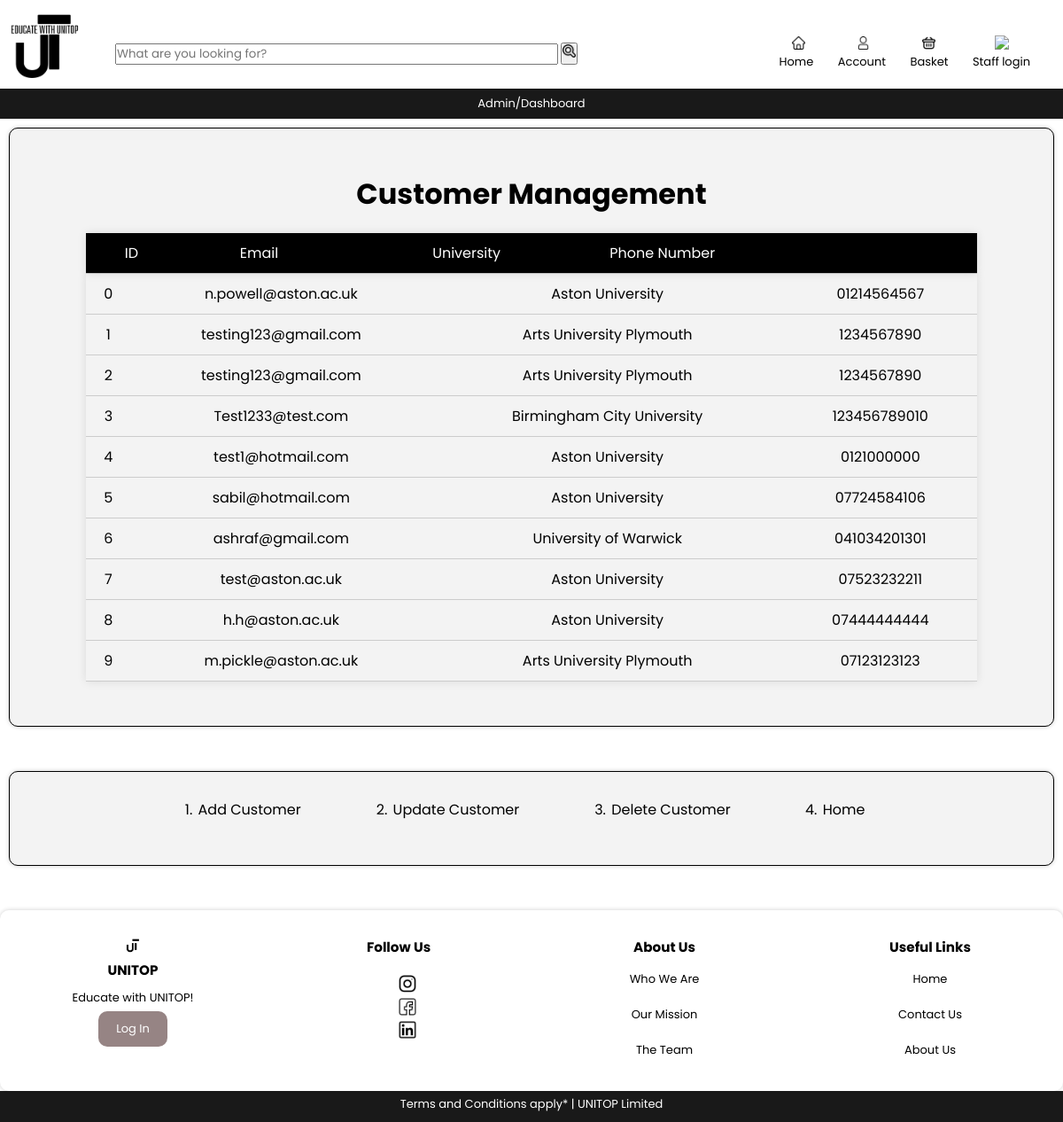
Screenshot of /admin_change_customers.php with the database file from the repository.
### tables this page shows
CREATE TABLE `customers` (
  `id` int(11) NOT NULL,
  `Email` varchar(255) NOT NULL,
  `university` varchar(255) NOT NULL,
  `password` varchar(255) NOT NULL,
  `phoneNumber` varchar(15) NOT NULL
);

### admin_change_customers.php (the view, shortened to what this page needs)
<?php
    require_once('php/connectdb.php');
?>
<!DOCTYPE html>
<html lang="en">
<head>
    <link rel="stylesheet" href="css/home-page.css"/>
</head>
<body>
    <header>
        <div class="navbar">
            <img src="assests/Navbar/UT-new-logo.png" width="100px" alt="UNITOP logo">
            <?php include('php/search.php'); ?>
            <div class="links">
                <nav>
                    <div class="img-links">
                        <a href="index.php"><img src="assests/Navbar/home_4991416.png" class="home-icon"></a>
                        <a href="accounts.php"><img src="assests/Navbar/avatar_9892372.png" class="account-icon"></a>
                        <a href="basket.php"><img src="assests/Navbar/checkout_4765148.png" class="basket-icon"></a>
                        <a href="admin_pin.php"><img src="assests/Navbar/staffpic.png" class="staff-icon"></a>
                    </div>
                    <div class="page-links">
                        <ul>
                            <li><a href="index.php">Home</a></li>
                            <li><a href="accounts.php">Account</a></li>
                            <li><a href="basket.php">Basket</a></li>
                            <li><a href="admin_pin.php">Staff login</a></li>
                        </ul>
                    </div>
                </nav>
            </div>
        </div>
    </header>
     <div class="admin-menu">
     <a href="admin_index.php">Admin/Dashboard</a>
    </div>
        <div class="container">
            <h1>Customer Management</h1>
                <table>
                    <thead>
                    <tr>
                        <th>ID</th>
                        <th>Email</th>
                        <th>University</th>
                        <th>Phone Number</th>
                    </tr>
                    </thead>
                    <tbody>
<?php
$query = "SELECT * FROM customers";
$result = $db->query($query);
if ($result) {
    echo "<table>";
    echo "<tbody>";
    while ($row = $result->fetch(PDO::FETCH_ASSOC)) {
        echo "<tr>";
        echo "<td>" . $row['id'] . "</td>";
        echo "<td>" . $row['Email'] . "</td>";
        echo "<td>" . $row['university'] . "</td>";
        echo "<td>" . $row['phoneNumber'] . "</td>";
        echo "</tr>";
    }
    echo "</tbody></table>";
}
?>
        </tbody>
    </table>
            </div>
<div class="container">
    <ol>
        <li><a href="admin_add_cust.php">Add Customer</a></li>
        <li><a href="admin_update_cust.php">Update Customer</a></li>
        <li><a href="admin_delete_cust.php">Delete Customer</a></li>
        <li><a href="admin_index.php">Home</a></li>
    </ol>
</div>
     <footer>
        <div class="footer">
            <div class="footer-box">
                <img src="assests/Navbar/logo-no-slogan.png">
                <h3>UNITOP</h3>
                <p>Educate with UNITOP!</p>
                <?php if (!isset($_SESSION['logged_in']) || $_SESSION['logged_in'] !== true): ?>
                <a href="login.php" class="button">Log In</a>
                <?php endif; ?>
            </div>
            <div class="footer-box">
                <h3>Follow Us</h3>
                <div class="socials">
                    <img src="assests/Footer/instagram.png">
                    <img src="assests/Footer/facebook.png">
                    <img src="assests/Footer/linkedin.png">
                </div>
            </div>
            <div class="footer-box">
                <h3>About Us</h3>
                <ul>
                    <li><a href="about-us.html">Who We Are</a></li>
                    <br>
                    <li><a href="about-us.html">Our Mission</a></li>
                    <br>
                    <li><a href="about-us.html">The Team</a></li>
                </ul>
            </div>
            <div class="footer-box">
                <h3>Useful Links</h3>
                <ul>
                    <li><a href="index.php">Home</a></li>
                    <br>
                    <li><a href="contact.php">Contact Us</a></li>
                    <br>
                    <li><a href="about-us.html">About Us</a></li>
                </ul>
            </div>
        </div>
        <div class="line">
            <p>Terms and Conditions apply* | UNITOP Limited</p>
        </div>
    </footer>
</body>
</html>

### php/search.php (shortened to what this page needs)
<div class="search">
<form action="products-page.php" method="POST">
    <input type="text" name="search" placeholder="What are you looking for?">
    <button type="submit" name="submit" id="search-img">
        <img src="assests/Navbar/search.png" class="search-icon">
    </button>
</form>
</div>

### css/home-page.css (style rules this page uses)
* { margin: 0; padding: 0; box-sizing: border-box; font-family: "Poppins", sans-serif; }
header .navbar { text-align: center; background-color: white; width: 100%; max-width: 100%; display: flex; justify-content: space-between; align-items: center; flex-wrap: wrap; font-size: small; }
.navbar { width: auto; display: flex; align-items: center; font-size: small; }
.search { margin-top: 20px; padding: 10px; display: flex; justify-content: center; align-items: center; }
input { width: 500px; margin-left: 20px; }
.search img { height: 15px; width: 15px; }
a { color: black; text-decoration: none; cursor: pointer; padding: 2px; }
.links { flex: 1; text-align: right; padding-right: 5px; padding-top: 20px; }
.links nav { display: flex; flex-wrap: wrap; flex-direction: column; align-items: flex-end; justify-content: flex-end; }
.links .img-links img { display: inline-block; margin-right: 50px; margin-bottom: -7px; }
.links ul { display: inline-block; list-style-type: none; }
.links .page-links ul li { display: inline-block; margin-right: 20px; }
.links img { display: inline-block; width: 20px; text-align: center; }
.img-links .home-icon { width: 15px; transform: translate(-12px); }
.img-links .account-icon { width: 15px; transform: translate(-11px); }
.img-links .basket-icon { width: 15px; transform: translate(-10px); }
.button { display: inline-block; margin-left: 10px; margin-right: 10px; margin-bottom: 50px; border: 2px solid white; background-color: transparent; padding: 10px 20px; cursor: pointer; color: white; border-radius: 10px; }
.footer { padding-top: 30px; font-size: small; display: flex; justify-content: space-around; color: black; border-radius: 10px; box-shadow: 0 0 5px rgba(0, 0, 0, 0.2); }
.footer-box { flex: 1; text-align: center; }
.footer-box img { width: 20px; }
.footer .button { cursor: pointer; transition: transform 0.5s ease; transition: background-colour 0.3s ease; background-color: rgba(46, 10, 10, 0.5); border: none; }
.footer h3 { padding-bottom: 10px; }
ul { list-style-type: none; padding: 5px 10px; display: inline-block; }
footer p { text-align: center; font-size: small; margin-bottom: 5px; }
.socials { width: 15px; margin: 10px; transform: translate(140px); }
.line { background-color: rgba(0, 0, 0, 0.9); color: white; padding: 5px; display: flex; font-size: small; justify-content: space-around; align-items: center; }
table { width: 100%; border-collapse: collapse; }
th { text-align: left; padding: 5px; color:blue; background:azure; font-weight: normal; }
td { padding:10px 5px; }
th:last-child { text-align: left; padding-left:20px; }
.container { display: flex; flex-wrap: wrap; justify-content: center; align-items: center; }
.container { flex: 1; background-color: #f3f3f3; align-items: center; padding: 30px; padding-bottom: 50px; justify-content: center; border: 1px solid black; margin: 10px; transition: transform 0.3s ease; border-radius: 10px; box-shadow: 0 0 5px rgba(0, 0, 0, 0.2); margin-bottom: 50px; }
.admin-menu { background-color: rgba(0, 0, 0, 0.9); color: white; padding: 5px; display: flex; font-size: small; justify-content: space-around; align-items: center; }
.admin-menu a { color: white; }
th, td { padding: 10px; text-align: center; }
th { background-color: #000000; align-items: center; justify-content: center; color: white; }
table { width: 90%; margin: 0 auto; border-collapse: collapse; box-shadow: 0 0 10px rgba(0, 0, 0, 0.1); }
tr { border-bottom: 1px solid #ccc; }
.container h1 { margin-bottom: 20px; }
.container ol { display: flex; justify-content: space-between; padding: 0px; }
.container li { text-align: center; margin-right: 50px; margin-left: 50px; }
h1 { text-align: center; margin: 20px; }

### rows the page displays
customers: id "0", Email "n.powell@aston.ac.uk", university "Aston University", phoneNumber "01214564567"
customers: id "1", Email "testing123@gmail.com", university "Arts University Plymouth", phoneNumber "1234567890"
customers: id "2", Email "testing123@gmail.com", university "Arts University Plymouth", phoneNumber "1234567890"
customers: id "3", Email "Test1233@test.com", university "Birmingham City University", phoneNumber "123456789010"
customers: id "4", Email "test1@hotmail.com", university "Aston University", phoneNumber "0121000000"
customers: id "5", Email "sabil@hotmail.com", university "Aston University", phoneNumber "07724584106"
customers: id "6", Email "ashraf@gmail.com", university "University of Warwick", phoneNumber "041034201301"
customers: id "7", Email "test@aston.ac.uk", university "Aston University", phoneNumber "07523232211"
customers: id "8", Email "h.h@aston.ac.uk", university "Aston University", phoneNumber "07444444444"
customers: id "9", Email "m.pickle@aston.ac.uk", university "Arts University Plymouth", phoneNumber "07123123123"
